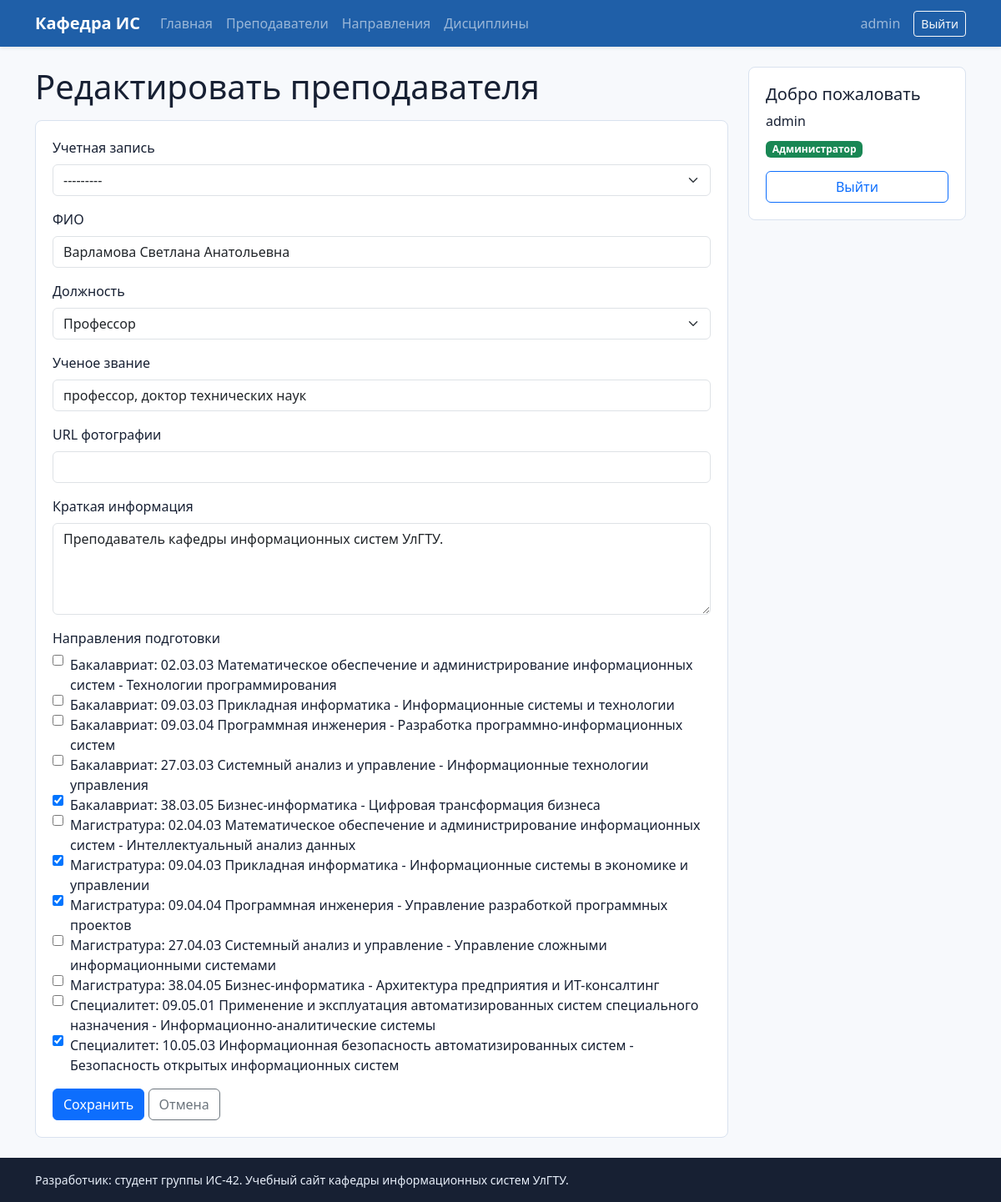
The page /teachers/2/edit/ (signed in) on the database its author committed.
### core/models.py (models this page shows, shortened)
class Teacher(models.Model):
    POSITION_HEAD = 'Заведующий кафедрой'
    POSITION_PROFESSOR = 'Профессор'
    POSITION_DOCENT = 'Доцент'
    POSITION_SENIOR = 'Старший преподаватель'
    POSITION_CHOICES = [
        (POSITION_HEAD, POSITION_HEAD),
        (POSITION_PROFESSOR, POSITION_PROFESSOR),
        (POSITION_DOCENT, POSITION_DOCENT),
        (POSITION_SENIOR, POSITION_SENIOR),
    ]
    user = models.OneToOneField(
        settings.AUTH_USER_MODEL,
        verbose_name='Учетная запись',
        on_delete=models.SET_NULL,
        blank=True,
        null=True,
        related_name='teacher_profile',
    )
    full_name = models.CharField('ФИО', max_length=180)
    position = models.CharField('Должность', max_length=80, choices=POSITION_CHOICES)
    academic_title = models.CharField('Ученое звание', max_length=120, blank=True)
    photo_url = models.URLField('URL фотографии', blank=True)
    directions = models.ManyToManyField(Direction, verbose_name='Направления подготовки', blank=True)
    bio = models.TextField('Краткая информация', blank=True)
    class Meta:
        ordering = ['full_name']
        verbose_name = 'преподаватель'
        verbose_name_plural = 'преподаватели'

### core/views.py (the view)
# urls.py: path('teachers/<int:pk>/edit/', views.teacher_update, name='teacher_update'),
@login_required
def teacher_update(request, pk):
    teacher = get_object_or_404(Teacher, pk=pk)
    if not can_edit_teacher(request.user, teacher):
        return HttpResponseForbidden('Можно редактировать только свою карточку.')
    form_class = TeacherForm if is_admin(request.user) else TeacherSelfForm
    form = form_class(request.POST or None, instance=teacher)
    if request.method == 'POST' and form.is_valid():
        form.save()
        messages.success(request, 'Карточка преподавателя обновлена.')
        return redirect('teachers')
    return render(request, 'core/form.html', auth_context(request) | {
        'title': 'Редактировать преподавателя',
        'form': form,
        'submit_label': 'Сохранить',
    })

### core/forms.py
class BootstrapAuthenticationForm(AuthenticationForm):
    username = forms.CharField(
        label='Логин',
        widget=forms.TextInput(attrs={'class': 'form-control', 'placeholder': 'Введите логин'}),
    )
    password = forms.CharField(
        label='Пароль',
        widget=forms.PasswordInput(attrs={'class': 'form-control', 'placeholder': 'Введите пароль'}),
    )

class TeacherForm(forms.ModelForm):
    class Meta:
        model = Teacher
        fields = ['user', 'full_name', 'position', 'academic_title', 'photo_url', 'bio', 'directions']
        widgets = {
            'user': forms.Select(attrs={'class': 'form-select'}),
            'full_name': forms.TextInput(attrs={'class': 'form-control'}),
            'position': forms.Select(attrs={'class': 'form-select'}),
            'academic_title': forms.TextInput(attrs={'class': 'form-control'}),
            'photo_url': forms.URLInput(attrs={'class': 'form-control'}),
            'bio': forms.Textarea(attrs={'class': 'form-control', 'rows': 4}),
            'directions': forms.CheckboxSelectMultiple(),
        }

### core/models.py (called while the page is built)
    def __str__(self):
        prefix = f'{self.code} ' if self.code else ''
        return f'{self.qualification}: {prefix}{self.name} - {self.profile}'

### core/views.py (called while the page is built)
def is_admin(user):
    return user.is_authenticated and user.is_staff

def auth_context(request):
    return {'login_form': BootstrapAuthenticationForm(request)}

def can_edit_teacher(user, teacher):
    if is_admin(user):
        return True
    return user.is_authenticated and teacher.user_id == user.id

### core/templates/core/form.html (shortened to what this page needs)
{% extends 'core/base.html' %}
{% block content %}
<h1 class="mb-3">{{ title }}</h1>
<form method="post" class="form-panel">
    {% for field in form %}
        <div class="mb-3 {% if field.field.widget.input_type == 'checkbox' %}checkbox-list{% endif %}">
            <label class="form-label" for="{{ field.id_for_label }}">{{ field.label }}</label>
            {{ field }}
        </div>
    {% endfor %}
    <button class="btn btn-primary" type="submit">{{ submit_label }}</button>
    <a class="btn btn-outline-secondary" href="javascript:history.back()">Отмена</a>
</form>
{% endblock %}

### core/templates/core/base.html (shortened to what this page needs)
{% load static %}
<!doctype html>
<html lang="ru">
<head>
    <link href="https://cdn.jsdelivr.net/npm/bootstrap@5.3.3/dist/css/bootstrap.min.css" rel="stylesheet">
    <link rel="stylesheet" href="{% static 'core/styles.css' %}">
</head>
<body class="d-flex flex-column min-vh-100">
<nav class="navbar navbar-expand-lg navbar-dark bg-primary shadow-sm">
    <div class="container">
        <a class="navbar-brand fw-semibold" href="{% url 'home' %}">Кафедра ИС</a>
        <div class="collapse navbar-collapse" id="mainNav">
            <ul class="navbar-nav me-auto mb-2 mb-lg-0">
                <li class="nav-item"><a class="nav-link" href="{% url 'home' %}">Главная</a></li>
                <li class="nav-item"><a class="nav-link" href="{% url 'teachers' %}">Преподаватели</a></li>
                <li class="nav-item"><a class="nav-link" href="{% url 'directions' %}">Направления</a></li>
                <li class="nav-item"><a class="nav-link" href="{% url 'subjects' %}">Дисциплины</a></li>
            </ul>
            {% if user.is_authenticated %}
                <span class="navbar-text me-3">{{ user.get_username }}</span>
                <form method="post" action="{% url 'logout' %}">
                    <button class="btn btn-outline-light btn-sm" type="submit">Выйти</button>
                </form>
            {% endif %}
        </div>
    </div>
</nav>
<main class="flex-grow-1 py-4">
    <div class="container">
        <div class="row g-4 align-items-start">
            <section class="{% if hide_auth_panel %}col-12{% else %}col-lg-8 col-xl-9{% endif %}">
                {% block content %}{% endblock %}
            </section>
            {% if not hide_auth_panel %}
            <aside class="col-lg-4 col-xl-3">
                <div class="auth-panel">
                    {% if user.is_authenticated %}
                        <h2 class="h5">Добро пожаловать</h2>
                        <p class="mb-2">{{ user.get_username }}</p>
                        {% if user.is_staff %}
                            <span class="badge text-bg-success">Администратор</span>
                        {% else %}
                            <span class="badge text-bg-secondary">Преподаватель</span>
                        {% endif %}
                        <form method="post" action="{% url 'logout' %}" class="mt-3">
                            <button class="btn btn-outline-primary w-100" type="submit">Выйти</button>
                        </form>
                    {% endif %}
                </div>
            </aside>
            {% endif %}
        </div>
    </div>
</main>
<footer class="site-footer mt-auto py-3">
    <div class="container small">Разработчик: студент группы ИС-42. Учебный сайт кафедры информационных систем УлГТУ.</div>
</footer>
</body>
</html>

### core/static/core/styles.css (style rules this page uses)
:root { --dept-blue: #1f5fa8; --dept-ink: #172033; --dept-line: #d9e2ef; --dept-soft: #f4f7fb; }
html, body { height: 100%; }
body { background: #f7f9fc; color: var(--dept-ink); }
.bg-primary { background-color: var(--dept-blue) !important; }
.page-head, .content-section, .auth-panel, .form-panel, .filters { background: #fff; border: 1px solid var(--dept-line); border-radius: 8px; padding: 1.25rem; }
.auth-panel { position: sticky; top: 1rem; }
.checkbox-list label { display: flex; gap: .5rem; align-items: flex-start; }
.site-footer { background: #172033; color: #e7eef9; }

### rows shown on the page
Teacher: form "---------" "Варламова Светлана Анатольевна" "Профессор" "профессор, доктор технических наук" "Преподаватель кафедры информационных систем УлГТУ."

### other values the page prints
{{ user.get_username }} "admin"
{{ title }} "Редактировать преподавателя"
{{ field.label }} "Учетная запись" "ФИО" "Должность" "Ученое звание" "URL фотографии" "Краткая информация" "Направления подготовки"
{{ submit_label }} "Сохранить"
